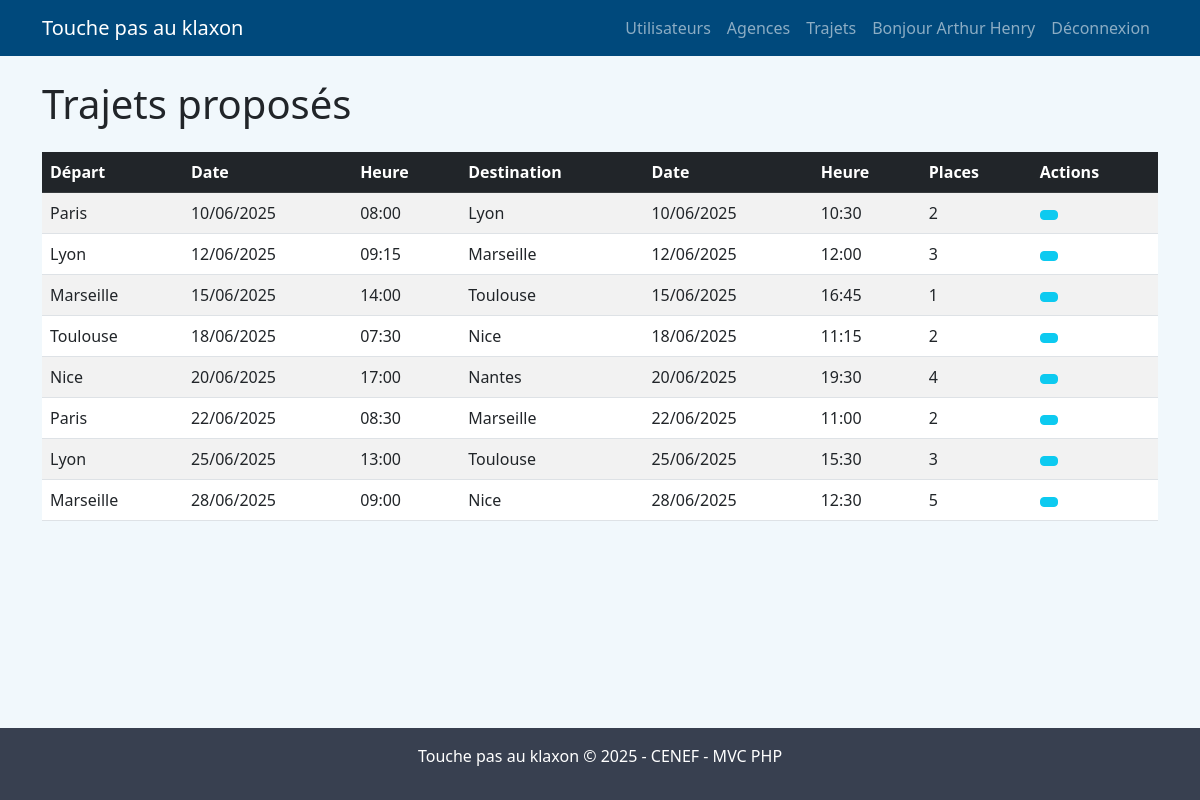
The page / (signed in) on the database its author committed.
### tables this page shows
CREATE TABLE trajet (
    id INT AUTO_INCREMENT PRIMARY KEY,
    date_depart DATE NOT NULL,
    heure_depart TIME NOT NULL,
    date_arrivee DATE NOT NULL,
    heure_arrivee TIME NOT NULL,
    places_total INT NOT NULL,
    places_disponibles INT NOT NULL,
    utilisateur_id INT NOT NULL,
    agence_depart_id INT NOT NULL,
    agence_arrivee_id INT NOT NULL,
    created_at TIMESTAMP DEFAULT CURRENT_TIMESTAMP,
    updated_at TIMESTAMP DEFAULT CURRENT_TIMESTAMP ON UPDATE CURRENT_TIMESTAMP,
    FOREIGN KEY (utilisateur_id) REFERENCES utilisateur(id) ON DELETE CASCADE,
    FOREIGN KEY (agence_depart_id) REFERENCES agence(id) ON DELETE CASCADE,
    FOREIGN KEY (agence_arrivee_id) REFERENCES agence(id) ON DELETE CASCADE
);

CREATE TABLE agence (
    id INT AUTO_INCREMENT PRIMARY KEY,
    nom VARCHAR(100) NOT NULL UNIQUE,
    created_at TIMESTAMP DEFAULT CURRENT_TIMESTAMP
);

### controllers/HomeController.php (called while the page is built, shortened)
<?php
class HomeController
{
    public function index()
    {
        $trajetModel = new \Models\Trajet();
        $trajets = $trajetModel->getAvailableTrajets();
        require_once '../views/home/index.php';
    }
}

### public/index.php (called while the page is built, shortened)
<?php
require_once '../config/database.php';
require_once '../routes/web.php';

### config/database.php (called while the page is built, shortened)
<?php
class Database
{
    private $host = DB_HOST;
    private $user = DB_USER;
    private $pass = DB_PASS;
    private $dbname = DB_NAME;
    private $dbh;
    private $stmt;
    public function __construct()
    {
        $dsn = 'mysql:host=' . $this->host . ';dbname=' . $this->dbname . ';charset=utf8mb4';
        $options = array(
            PDO::ATTR_PERSISTENT => true,
            PDO::ATTR_ERRMODE => PDO::ERRMODE_EXCEPTION,
            PDO::ATTR_DEFAULT_FETCH_MODE => PDO::FETCH_OBJ,
            PDO::ATTR_EMULATE_PREPARES => false
        );
        try {
            $this->dbh = new PDO($dsn, $this->user, $this->pass, $options);
            $this->dbh->exec("SET NAMES 'utf8mb4'");
        } catch (PDOException $e) {
            $this->error = $e->getMessage();
            die('Erreur de connexion à la base de données : ' . $this->error . '<br>' .
                'Vérifiez vos paramètres dans config/config.php');
        }
    }
    public function query($sql)
    {
        $this->stmt = $this->dbh->prepare($sql);
    }
    public function execute()
    {
        try {
            return $this->stmt->execute();
        } catch (PDOException $e) {
            throw new Exception("Erreur d'exécution de la requête : " . $e->getMessage());
        }
    }
    public function resultSet()
    {
        $this->execute();
        return $this->stmt->fetchAll();
    }
}

### models/Trajet.php (called while the page is built, shortened)
<?php
class Trajet
{
    private $db;
    public function __construct()
    {
        $this->db = new \Database();
    }
    public function getAvailableTrajets()
    {
        $this->db->query("
            SELECT t.*,
                ad.nom as agence_depart,
                aa.nom as agence_arrivee
            FROM trajet t
            JOIN agence ad ON t.agence_depart_id = ad.id
            JOIN agence aa ON t.agence_arrivee_id = aa.id
            WHERE t.places_disponibles > 0
            AND (t.date_depart > CURDATE()
                OR (t.date_depart = CURDATE() AND t.heure_depart > CURTIME()))
            ORDER BY t.date_depart, t.heure_depart
        ");
        return $this->db->resultSet();
    }
}

### views/home/index.php (the view, shortened to what this page needs)
<h1 class="mb-4">Trajets proposés</h1>
<div class="table-responsive">
    <table class="table table-striped table-hover">
        <thead class="table-dark">
            <tr>
                <th>Départ</th>
                <th>Date</th>
                <th>Heure</th>
                <th>Destination</th>
                <th>Date</th>
                <th>Heure</th>
                <th>Places</th>
                <?php if (isset($_SESSION['user_id'])): ?>
                    <th>Actions</th>
                <?php endif; ?>
            </tr>
        </thead>
        <tbody>
            <?php if (empty($trajets)): ?>
                <tr>
                    <td colspan="<?= isset($_SESSION['user_id']) ? '8' : '7' ?>">Aucun trajet disponible pour le moment.</td>
                </tr>
            <?php else: ?>
                <?php foreach ($trajets as $trajet): ?>
                    <tr>
                        <td><?= htmlspecialchars($trajet->agence_depart) ?></td>
                        <td><?= date('d/m/Y', strtotime($trajet->date_depart)) ?></td>
                        <td><?= date('H:i', strtotime($trajet->heure_depart)) ?></td>
                        <td><?= htmlspecialchars($trajet->agence_arrivee) ?></td>
                        <td><?= date('d/m/Y', strtotime($trajet->date_arrivee)) ?></td>
                        <td><?= date('H:i', strtotime($trajet->heure_arrivee)) ?></td>
                        <td><?= $trajet->places_disponibles ?></td>
                        <?php if (isset($_SESSION['user_id'])): ?>
                            <td>
                                <a href="/user/trajet/details/<?= $trajet->id ?>" class="btn btn-sm btn-info" title="Détails">
                                </a>
                            </td>
                        <?php endif; ?>
                    </tr>
                <?php endforeach; ?>
            <?php endif; ?>
        </tbody>
    </table>
</div>
<?php
require_once '../views/layouts/default.php';
?>

### assets/css/style.css (style rules this page uses)
:root { --primary: #0074c7; --secondary: #00497c; --dark: #384050; --danger: #cd2c2e; --success: #82b864; --light: #f1f8fc; }
body { min-height: 100vh; display: flex; flex-direction: column; background-color: var(--light); }
.table-dark { background-color: var(--dark); }

### rows shown on the page
trajet: agence_depart.nom "Paris", date_depart "10/06/2025", heure_depart "08:00", agence_arrivee.nom "Lyon", date_arrivee "10/06/2025", heure_arrivee "10:30", places_disponibles "2"
trajet: agence_depart.nom "Lyon", date_depart "12/06/2025", heure_depart "09:15", agence_arrivee.nom "Marseille", date_arrivee "12/06/2025", heure_arrivee "12:00", places_disponibles "3"
trajet: agence_depart.nom "Marseille", date_depart "15/06/2025", heure_depart "14:00", agence_arrivee.nom "Toulouse", date_arrivee "15/06/2025", heure_arrivee "16:45", places_disponibles "1"
trajet: agence_depart.nom "Toulouse", date_depart "18/06/2025", heure_depart "07:30", agence_arrivee.nom "Nice", date_arrivee "18/06/2025", heure_arrivee "11:15", places_disponibles "2"
trajet: agence_depart.nom "Nice", date_depart "20/06/2025", heure_depart "17:00", agence_arrivee.nom "Nantes", date_arrivee "20/06/2025", heure_arrivee "19:30", places_disponibles "4"
trajet: agence_depart.nom "Paris", date_depart "22/06/2025", heure_depart "08:30", agence_arrivee.nom "Marseille", date_arrivee "22/06/2025", heure_arrivee "11:00", places_disponibles "2"
trajet: agence_depart.nom "Lyon", date_depart "25/06/2025", heure_depart "13:00", agence_arrivee.nom "Toulouse", date_arrivee "25/06/2025", heure_arrivee "15:30", places_disponibles "3"
trajet: agence_depart.nom "Marseille", date_depart "28/06/2025", heure_depart "09:00", agence_arrivee.nom "Nice", date_arrivee "28/06/2025", heure_arrivee "12:30", places_disponibles "5"

### other values the page prints
$_SESSION['user_name'] "Arthur Henry"
